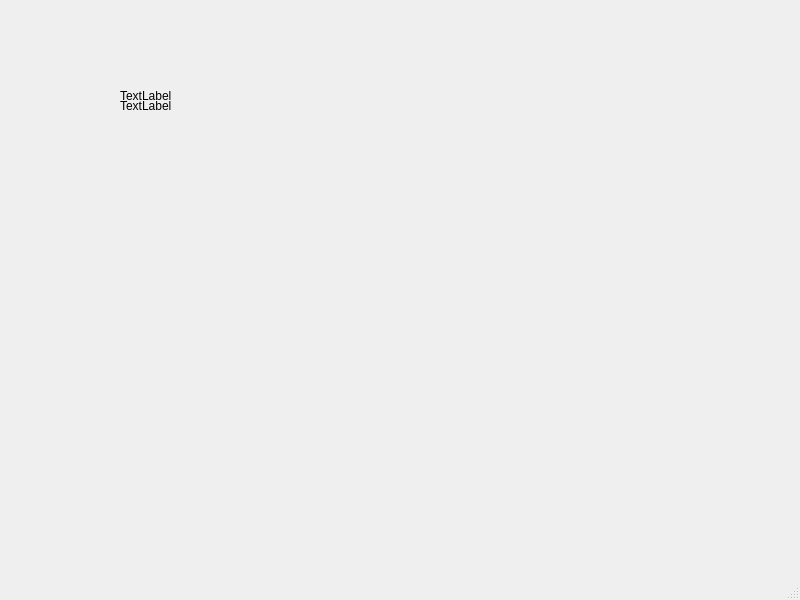
<?xml version="1.0" encoding="UTF-8"?>
<ui version="4.0">
 <class>MainWindow</class>
 <widget class="QMainWindow" name="MainWindow">
  <property name="geometry">
   <rect>
    <x>0</x>
    <y>0</y>
    <width>800</width>
    <height>600</height>
   </rect>
  </property>
  <property name="windowTitle">
   <string>MainWindow</string>
  </property>
  <widget class="QWidget" name="centralwidget">
   <widget class="QWidget" name="verticalLayoutWidget">
    <property name="geometry">
     <rect>
      <x>120</x>
      <y>90</y>
      <width>161</width>
      <height>21</height>
     </rect>
    </property>
    <layout class="QVBoxLayout" name="verticalLayout">
     <property name="spacing">
      <number>0</number>
     </property>
     <item>
      <widget class="QLabel" name="label">
       <property name="maximumSize">
        <size>
         <width>16777215</width>
         <height>20</height>
        </size>
       </property>
       <property name="text">
        <string>TextLabel</string>
       </property>
      </widget>
     </item>
     <item>
      <widget class="QLabel" name="label_2">
       <property name="text">
        <string>TextLabel</string>
       </property>
      </widget>
     </item>
    </layout>
   </widget>
  </widget>
  <widget class="QMenuBar" name="menubar">
   <property name="geometry">
    <rect>
     <x>0</x>
     <y>0</y>
     <width>800</width>
     <height>21</height>
    </rect>
   </property>
  </widget>
  <widget class="QStatusBar" name="statusbar"/>
 </widget>
 <resources/>
 <connections/>
</ui>
